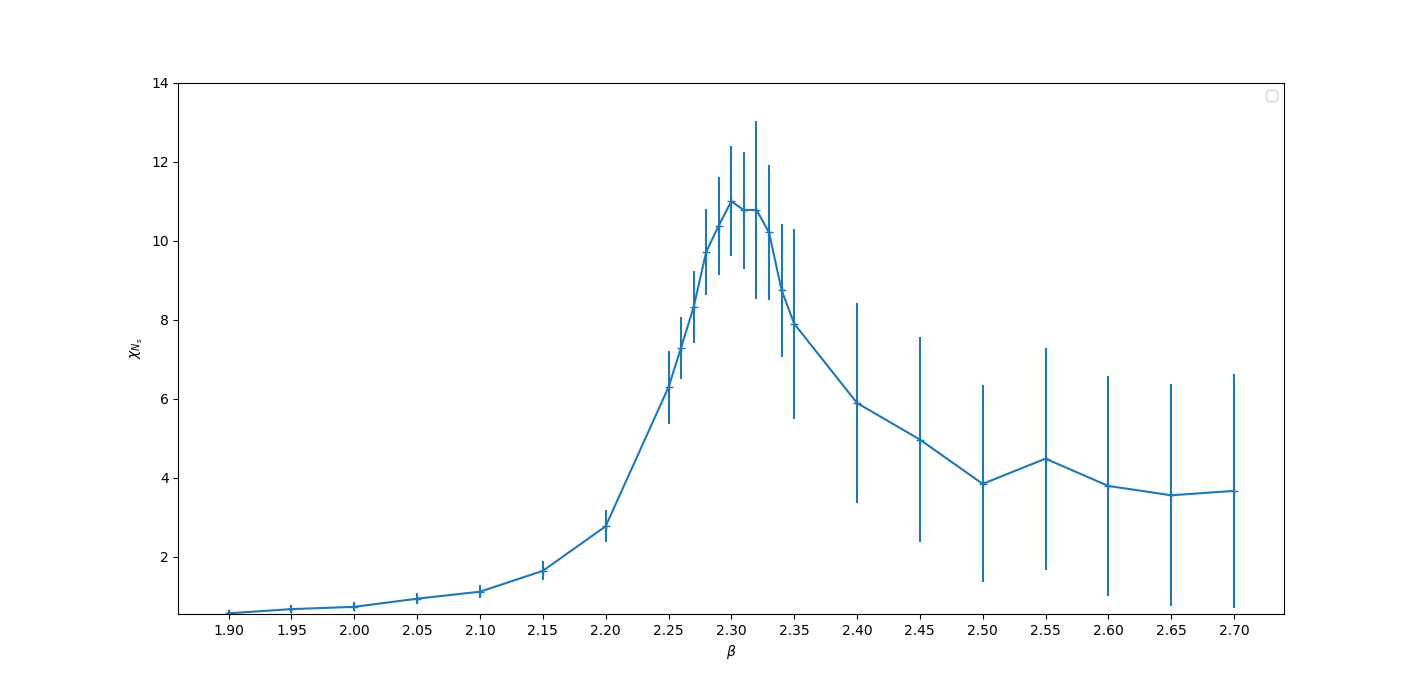

This figure's Python source:
import numpy as np
import matplotlib.pyplot as plt
import scipy.optimize as so

x = np.loadtxt('chi_vs_beta.txt', usecols=0, skiprows=1)
y = np.loadtxt('chi_vs_beta.txt', usecols=1, skiprows=1)
dy = np.loadtxt('chi_vs_beta.txt', usecols=2, skiprows=1)

plt.xticks(np.arange(min(x), max(x), 0.05))

plt.xlabel(r'$\beta$')
plt.ylabel(r'$\chi_{N_s}$')
plt.ylim(min(y)-0.02,max(y)+3)
plt.errorbar(x,y,yerr=dy,marker='+')
plt.legend(loc='upper right')
plt.show()
